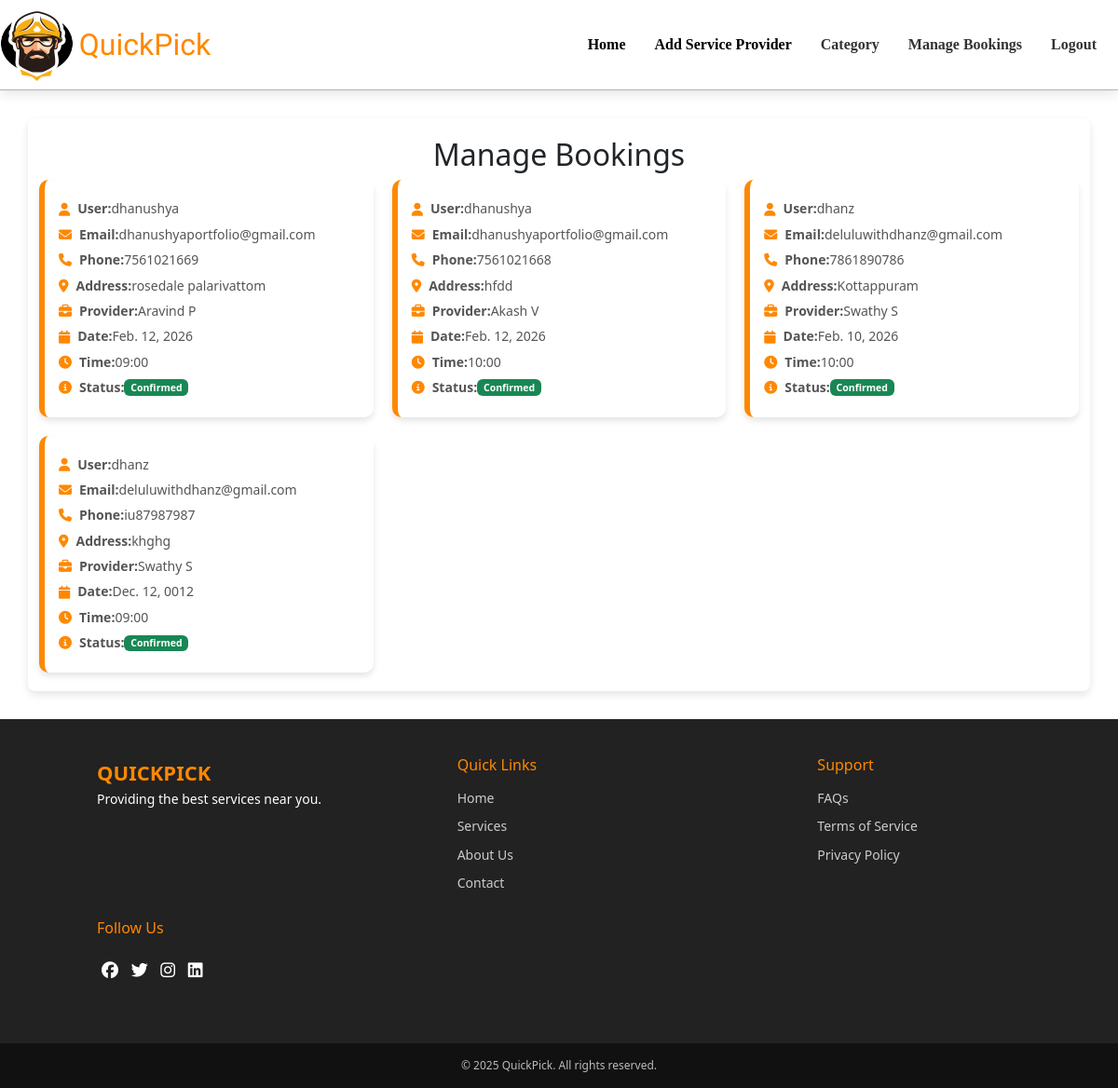
/admin_bookings/ (signed in), run on an earlier commit of the app's database.
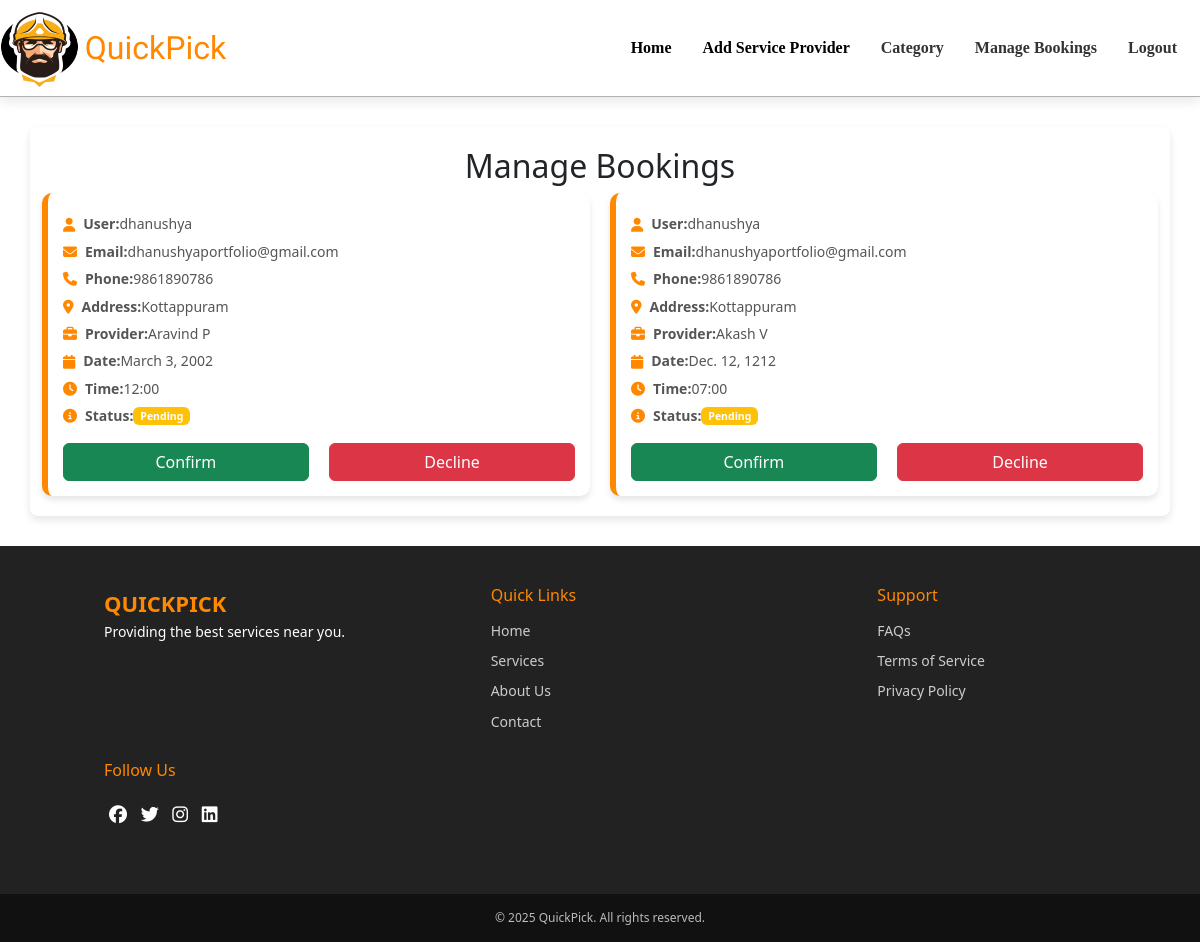
And on a later commit of the database.
### app/models.py (models this page shows, shortened)
class Booking(models.Model):
    provider = models.ForeignKey('ServiceProvider', on_delete=models.CASCADE)
    user = models.ForeignKey(User, on_delete=models.CASCADE)
    phone = models.CharField(max_length=15)
    address = models.TextField()
    date = models.DateField()
    time = models.CharField(max_length=50)
    status = models.CharField(max_length=20, default="Pending")
    payment_amount = models.DecimalField(max_digits=10, decimal_places=2, default=0.0)
    payment_status = models.CharField(max_length=20, choices=[('Pending', 'Pending'), ('Paid', 'Paid')], default='Pending')
    advance_paid = models.BooleanField(default=False)
    razorpay_payment_id = models.CharField(max_length=255, blank=True, null=True)
    class Meta:
        unique_together = ('provider', 'date', 'time')

class ServiceProvider(models.Model):
    category = models.ForeignKey(Category, on_delete=models.CASCADE)
    profile = models.FileField()
    name = models.TextField()
    phone = models.IntegerField(unique=True)
    experience = models.IntegerField()
    availability = models.BooleanField(default=True)
    rating = models.FloatField(default=0.0)
    location = models.TextField()
    des = models.TextField()
    charge = models.FloatField()
    working_hours = models.TextField()

### app/views.py (the view)
# urls.py: path('admin_bookings/', views.admin_bookings, name='admin_bookings'),
def admin_bookings(req):
    if 'admin' in req.session:
        bookings = Booking.objects.all().order_by('-date')
        return render(req, 'admin/admin_bookings.html', {'bookings': bookings})
    return redirect(user_login)

### templates/admin/admin_bookings.html (shortened to what the changed rows need)
<!DOCTYPE html>
<html lang="en">
<head>
    {% load static %}
    <link rel="stylesheet" href="{% static 'css/admin_bookings.css' %}">
    <link rel="stylesheet" href="{% static 'css/footer.css' %}">
    <link href="https://cdn.jsdelivr.net/npm/bootstrap@5.3.3/dist/css/bootstrap.min.css" rel="stylesheet">
    <link rel="stylesheet" href="https://cdnjs.cloudflare.com/ajax/libs/font-awesome/6.5.1/css/all.min.css">
    <link href="https://cdn.jsdelivr.net/npm/bootstrap@5.3.3/dist/css/bootstrap.min.css" rel="stylesheet">
</head>
<body>
    <div class="container">
        <h2>Manage Bookings</h2>
        <div class="booking-list">
            {% for booking in bookings %}
            <div class="booking-card">
                <div class="booking-details">
                    <p><i class="fas fa-user"></i> <strong>User:</strong> {{ booking.user.first_name }}</p>
                    <p><i class="fas fa-envelope"></i> <strong>Email:</strong> {{ booking.user.username }}</p>
                    <p><i class="fas fa-phone"></i> <strong>Phone:</strong> {{ booking.phone }}</p>
                    <p><i class="fas fa-map-marker-alt"></i> <strong>Address:</strong> {{ booking.address }}</p>
                    <p><i class="fas fa-briefcase"></i> <strong>Provider:</strong> {{ booking.provider.name }}</p>
                    <p><i class="fas fa-calendar"></i> <strong>Date:</strong> {{ booking.date }}</p>
                    <p><i class="fas fa-clock"></i> <strong>Time:</strong> {{ booking.time }}</p>
                    <p><i class="fas fa-info-circle"></i> <strong>Status:</strong>
                        {% if booking.status == "Pending" %}
                            <span class="badge bg-warning">Pending</span>
                        {% elif booking.status == "Confirmed" %}
                            <span class="badge bg-success">Confirmed</span>
                        {% elif booking.status == "Declined" %}
                            <span class="badge bg-danger">Declined</span>
                        {% endif %}
                    </p>
                </div>
                {% if booking.status == "Pending" %}
                <div class="button-group">
                    <a href="{% url 'confirm_booking' booking.id %}" class="btn btn-success">Confirm</a>
                    <a href="{% url 'decline_booking' booking.id %}" class="btn btn-danger">Decline</a>
                </div>
                {% endif %}
            </div>
            {% endfor %}
        </div>
    </div>
</body>
</html>

What changed in the data, as far as the page shows it:
removed Booking: user.first_name "dhanushya", user.username "dhanushyaportfolio@gmail.com", phone "7561021669", address "rosedale palarivattom", provider.name "Aravind P", date "Feb. 12, 2026", time "09:00", status "Confirmed"
removed Booking: user.first_name "dhanushya", user.username "dhanushyaportfolio@gmail.com", phone "7561021668", address "hfdd", provider.name "Akash V", date "Feb. 12, 2026", time "10:00", status "Confirmed"
removed Booking: user.first_name "dhanz", user.username "deluluwithdhanz@gmail.com", phone "7861890786", address "Kottappuram", provider.name "Swathy S", date "Feb. 10, 2026", time "10:00", status "Confirmed"
removed Booking: user.first_name "dhanz", user.username "deluluwithdhanz@gmail.com", phone "iu87987987", address "khghg", provider.name "Swathy S", date "Dec. 12, 0012", time "09:00", status "Confirmed"
added Booking: user.first_name "dhanushya", user.username "dhanushyaportfolio@gmail.com", phone "9861890786", address "Kottappuram", provider.name "Aravind P", date "March 3, 2002", time "12:00", status "Pending"
added Booking: user.first_name "dhanushya", user.username "dhanushyaportfolio@gmail.com", phone "9861890786", address "Kottappuram", provider.name "Akash V", date "Dec. 12, 1212", time "07:00", status "Pending"
